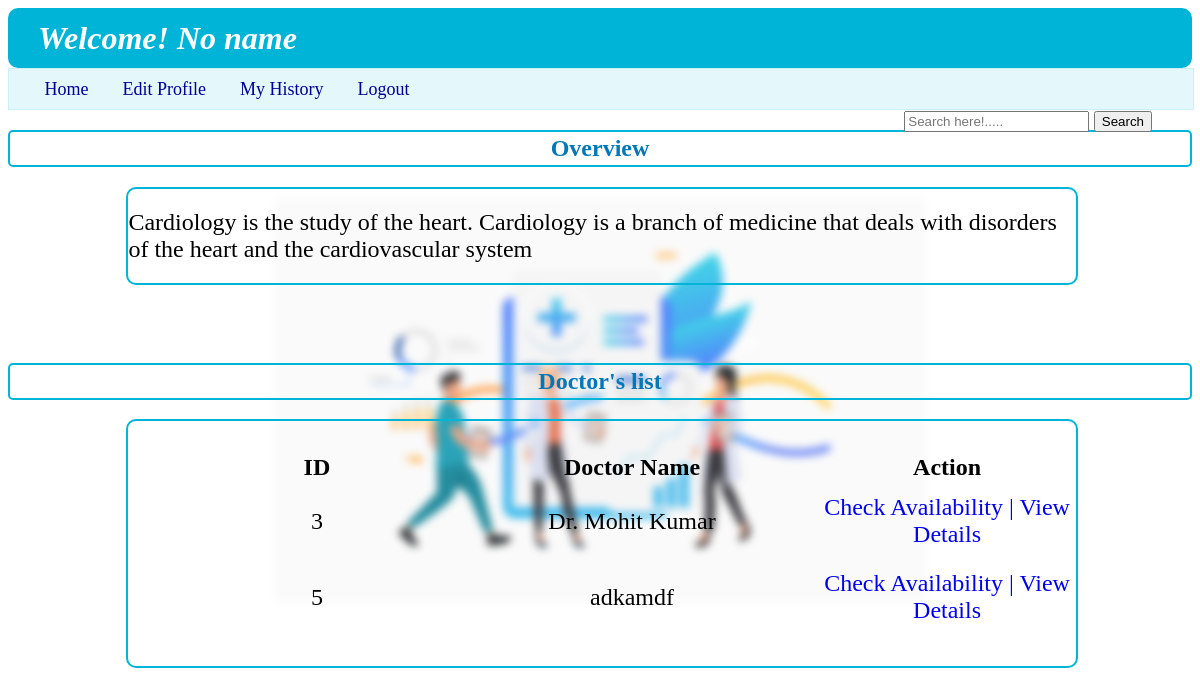
The page /department_details/0/CAR101 on the database as committed earlier.
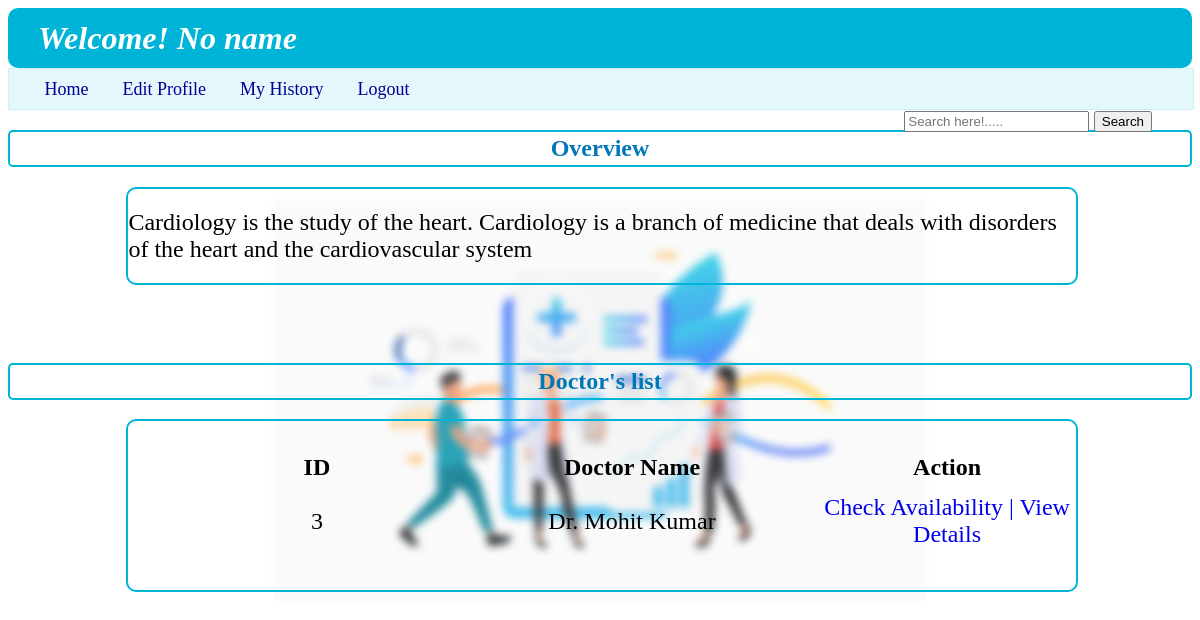
The same page on the database as committed later.
### backend/models.py (models this page shows)
class Department(db.Model):
    __tablename__ = "department"
    id=db.Column(db.String,primary_key=True,nullable=False)
    specialization=db.Column(db.String,nullable=False)
    description=db.Column(db.String,nullable=False)
    doctor=db.relationship("Doctor_Info",cascade="all,delete",backref="department",lazy=True)

class Doctor_Info(db.Model):
    __tablename__ = "doctor_info"
    id=db.Column(db.Integer,primary_key=True)
    full_name=db.Column(db.String,nullable=False)
    email=db.Column(db.String,unique=True,nullable=False)
    password=db.Column(db.String,nullable=False)
    dept_id=db.Column(db.String,db.ForeignKey("department.id"),nullable=False)
    experience=db.Column(db.Integer,nullable=False)
    bio=db.Column(db.String,nullable=False)
    is_blacklist=db.Column(db.Integer,default=0)
    appointments=db.relationship("Appointments",cascade="all,delete",backref="doctor_info",lazy=True)
    availability=db.relationship("Availability",cascade="all,delete",backref="doctor_info",lazy=True)

### backend/controllers.py (the view)
@app.route("/department_details/<u_id>/<d_id>")
def department_details(u_id,d_id):
    d=Department.query.filter(Department.id==d_id).first()
    doctors=Doctor_Info.query.filter(Doctor_Info.dept_id==d_id).all()
    name=u_get(u_id,"name","user")
    return render_template("user_department_details.html",doctor_list=doctors,department=d,usern=name,u_id=u_id)

### backend/controllers.py (called while the page is built)
def u_get(u_id, operation,who_m):
    u = User_Info.query.filter_by(id=u_id,role=1).first()
    d = Doctor_Info.query.filter_by(id=u_id).first()
    if who_m=="doctor" and d:
        if operation == "name":
            return d.full_name
        elif operation == "email":
            return d.email
    elif who_m=="user" and u:
        if operation == "name":
            return u.full_name
        elif operation == "email":
            return u.email
    return "No name"

### templates/user_department_details.html
{%extends "user_layout.html"%}
{%block content%}
            <span class="nav_a" style="position: absolute; right: 10px;">
                <form action="/dept_detail_search_bar/{{u_id}}/{{department.id}}" method="POST">
                    <input type="text" id="search_by_name" name="search_by_name" placeholder="Search here!.....">
                    <button type="submit">Search</button>
                </form>
            </span>
    <h2 style="text-align: center; font-weight: bold; border: 2px solid rgb(0, 180, 216);padding: 3px; color: rgb(0,119,182); border-radius: 5px; ">Overview</h2>
    <div class="login_panel" style="width: 80%; margin-left: 10%;">
        {%if department%}
        <h2 style="font-weight: 300;">{{department.description}}</h2>
    </div>
    <br>
    <h2 style="text-align: center; font-weight: bold; border: 2px solid rgb(0, 180, 216);padding: 3px; color: rgb(0,119,182); border-radius: 5px; ">Doctor's list</h2>
    <div class="login_panel" style="width: 80%; margin-left: 10%;">
        <table class="table_user_dashboard">
            <thead style="margin: 10px;">
                <th>ID</th>
                <th>Doctor Name</th>
                <th>Action</th>
            </thead>
            <tbody>
                {%for doctor in doctor_list%}
                <tr>
                    <td>{{doctor.id}}</td>
                    <td>{{doctor.full_name}}</td>
                    <td><a href="{{url_for('appointment_form',doc_id=doctor.id,u_id=u_id)}}">Check Availability  |  </a><a href="{{url_for('doc_details',u_id=u_id,doc_id=doctor.id,d_id=department.id)}}">View Details</a></td>
                </tr>
                {%endfor%}
            </tbody>
        </table>
    </div>
    {%else%}
    <h3>---Not Available---</h3>
    {%endif%}
{%endblock%}

### templates/user_layout.html (shortened to what this page needs)
<!DOCTYPE html>
<html lang="en">
<head>
    <link rel="stylesheet" href="/static/style.css">
</head>
<body style="background-image: url('/static/image/4950247_19834.svg');">
    <header>
        <div>
            <h1 class="wel"><i><b>Welcome! {{usern}}</b></i></h1>
        </div>
        <nav class="nav">
            <a class="nav_a" href="{{url_for('user_dashboard',u_id=u_id)}}" style="margin-left: 3%;">Home</a>
            <a class="nav_a" href="/edit_user_profile/{{u_id}}">Edit Profile</a>
            <a class="nav_a" href="/user_hist/{{u_id}}">My History</a>
            <a class="nav_a" href="/login">Logout</a>
        </nav>
    </header>
    {%block content%}
    {%endblock%}
</body>
</html>

### static/style.css (style rules this page uses)
body { background-image: url("https://static.vecteezy.com/system/resources/thumbnails/002/072/163/small_2x/doctor-injecting-coronavirus-vaccine-to-a-patient-concept-free-vector.jpg"); background-repeat: no-repeat; background-size: 650px 650px; background-position: center; background-attachment: fixed; filter: saturate(1.0); z-index: -4; backdrop-filter: blur(4px); }
.wel { height: 60px; align-content: center; color: white; background-color: rgb(0, 180, 216); border-radius: 10px; margin: 0px; padding-left: 30px; }
.login_panel { height: auto; width: 60%; margin: 10px 20% 40px 20%; border: 2px double rgb(0, 180, 216); border-radius: 10px; }
.nav { height: 40px; width: 100%; background-color: rgba(202,240,248,0.5); border: 1px solid rgb(202, 240, 248); align-content: center; }
.nav_a { color: rgb(0,0,150); font-size: large; margin-right: 30px; text-decoration: none; }
.table_user_dashboard { align-content: center; margin: 30px; font-size: x-large; }
table { width: 100%; table-layout: fixed; }
td { text-align: center; padding: 10px; }
a { text-decoration: none; }

Rows that differ between the two databases and show on the page:
removed Doctor_Info: id "5", full_name "adkamdf"
